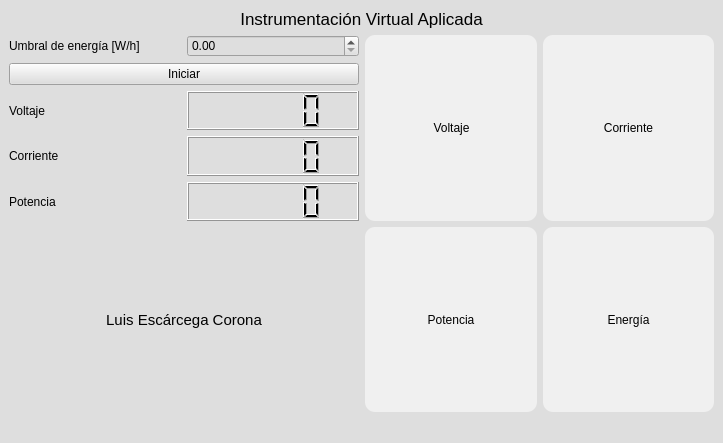
<?xml version="1.0" encoding="UTF-8"?>
<ui version="4.0">
 <class>MainWindow</class>
 <widget class="QMainWindow" name="MainWindow">
  <property name="windowModality">
   <enum>Qt::WindowModal</enum>
  </property>
  <property name="geometry">
   <rect>
    <x>0</x>
    <y>0</y>
    <width>723</width>
    <height>443</height>
   </rect>
  </property>
  <property name="windowTitle">
   <string>Proyecto Final - Medidor de Energía</string>
  </property>
  <property name="styleSheet">
   <string notr="true">background-color: rgb(222, 222, 222);</string>
  </property>
  <widget class="QWidget" name="centralwidget">
   <layout class="QGridLayout" name="gridLayout_2">
    <item row="0" column="0">
     <layout class="QVBoxLayout" name="verticalLayout_11">
      <item>
       <widget class="QLabel" name="label">
        <property name="font">
         <font>
          <pointsize>13</pointsize>
         </font>
        </property>
        <property name="accessibleName">
         <string>0</string>
        </property>
        <property name="layoutDirection">
         <enum>Qt::LeftToRight</enum>
        </property>
        <property name="text">
         <string>Instrumentación Virtual Aplicada</string>
        </property>
        <property name="textFormat">
         <enum>Qt::PlainText</enum>
        </property>
        <property name="alignment">
         <set>Qt::AlignCenter</set>
        </property>
       </widget>
      </item>
      <item>
       <layout class="QHBoxLayout" name="horizontalLayout_3">
        <item>
         <layout class="QVBoxLayout" name="verticalLayout_10">
          <item>
           <layout class="QVBoxLayout" name="verticalLayout_6">
            <item>
             <layout class="QHBoxLayout" name="horizontalLayout_2">
              <item>
               <layout class="QVBoxLayout" name="verticalLayout_5">
                <item>
                 <widget class="QLabel" name="label_4">
                  <property name="text">
                   <string>Umbral de energía [W/h]</string>
                  </property>
                 </widget>
                </item>
               </layout>
              </item>
              <item>
               <layout class="QVBoxLayout" name="verticalLayout_4">
                <item>
                 <widget class="QDoubleSpinBox" name="doubleSpinBox_umbral"/>
                </item>
               </layout>
              </item>
             </layout>
            </item>
            <item>
             <widget class="QPushButton" name="start">
              <property name="text">
               <string>Iniciar</string>
              </property>
             </widget>
            </item>
            <item>
             <layout class="QHBoxLayout" name="horizontalLayout">
              <item>
               <layout class="QVBoxLayout" name="verticalLayout_3">
                <item>
                 <widget class="QLabel" name="label_3">
                  <property name="text">
                   <string>Voltaje</string>
                  </property>
                 </widget>
                </item>
                <item>
                 <widget class="QLabel" name="label_5">
                  <property name="text">
                   <string>Corriente</string>
                  </property>
                 </widget>
                </item>
                <item>
                 <widget class="QLabel" name="label_6">
                  <property name="text">
                   <string>Potencia</string>
                  </property>
                 </widget>
                </item>
               </layout>
              </item>
              <item>
               <layout class="QVBoxLayout" name="verticalLayout_2">
                <item>
                 <widget class="QLCDNumber" name="lcd_voltaje"/>
                </item>
                <item>
                 <widget class="QLCDNumber" name="lcd_current"/>
                </item>
                <item>
                 <widget class="QLCDNumber" name="lcd_power"/>
                </item>
               </layout>
              </item>
             </layout>
            </item>
           </layout>
          </item>
          <item>
           <widget class="QLabel" name="label_7">
            <property name="font">
             <font>
              <pointsize>11</pointsize>
             </font>
            </property>
            <property name="text">
             <string>Luis Escárcega Corona</string>
            </property>
            <property name="alignment">
             <set>Qt::AlignCenter</set>
            </property>
           </widget>
          </item>
         </layout>
        </item>
        <item>
         <layout class="QGridLayout" name="gridLayout">
          <item row="0" column="0">
           <widget class="QFrame" name="frame">
            <property name="styleSheet">
             <string notr="true">background-color:rgb(240, 240, 240);
border-radius:10px;
</string>
            </property>
            <property name="frameShape">
             <enum>QFrame::StyledPanel</enum>
            </property>
            <property name="frameShadow">
             <enum>QFrame::Raised</enum>
            </property>
            <layout class="QVBoxLayout" name="verticalLayout" stretch="1,5">
             <property name="leftMargin">
              <number>10</number>
             </property>
             <item>
              <widget class="QLabel" name="label_8">
               <property name="text">
                <string>Voltaje</string>
               </property>
               <property name="alignment">
                <set>Qt::AlignCenter</set>
               </property>
              </widget>
             </item>
             <item>
              <layout class="QVBoxLayout" name="grafica_voltaje"/>
             </item>
            </layout>
           </widget>
          </item>
          <item row="0" column="1">
           <widget class="QFrame" name="frame_2">
            <property name="styleSheet">
             <string notr="true">background-color:rgb(240, 240, 240);
border-radius:10px;
</string>
            </property>
            <property name="frameShape">
             <enum>QFrame::StyledPanel</enum>
            </property>
            <property name="frameShadow">
             <enum>QFrame::Raised</enum>
            </property>
            <layout class="QVBoxLayout" name="verticalLayout_7" stretch="1,5">
             <item>
              <widget class="QLabel" name="label_12">
               <property name="text">
                <string>Corriente</string>
               </property>
               <property name="alignment">
                <set>Qt::AlignCenter</set>
               </property>
              </widget>
             </item>
             <item>
              <layout class="QVBoxLayout" name="grafica_corriente"/>
             </item>
            </layout>
           </widget>
          </item>
          <item row="1" column="0">
           <widget class="QFrame" name="frame_3">
            <property name="styleSheet">
             <string notr="true">background-color:rgb(240, 240, 240);
border-radius:10px;

</string>
            </property>
            <property name="frameShape">
             <enum>QFrame::StyledPanel</enum>
            </property>
            <property name="frameShadow">
             <enum>QFrame::Raised</enum>
            </property>
            <layout class="QVBoxLayout" name="verticalLayout_8" stretch="1,5">
             <item>
              <widget class="QLabel" name="label_9">
               <property name="text">
                <string>Potencia</string>
               </property>
               <property name="alignment">
                <set>Qt::AlignCenter</set>
               </property>
              </widget>
             </item>
             <item>
              <layout class="QVBoxLayout" name="grafica_potencia"/>
             </item>
            </layout>
           </widget>
          </item>
          <item row="1" column="1">
           <widget class="QFrame" name="frame_4">
            <property name="styleSheet">
             <string notr="true">background-color:rgb(240, 240, 240);
border-radius:10px;
</string>
            </property>
            <property name="frameShape">
             <enum>QFrame::StyledPanel</enum>
            </property>
            <property name="frameShadow">
             <enum>QFrame::Raised</enum>
            </property>
            <layout class="QVBoxLayout" name="verticalLayout_9" stretch="1,5">
             <item>
              <widget class="QLabel" name="label_10">
               <property name="text">
                <string>Energía</string>
               </property>
               <property name="alignment">
                <set>Qt::AlignCenter</set>
               </property>
              </widget>
             </item>
             <item>
              <layout class="QVBoxLayout" name="grafica_energia"/>
             </item>
            </layout>
           </widget>
          </item>
         </layout>
        </item>
       </layout>
      </item>
     </layout>
    </item>
   </layout>
  </widget>
  <widget class="QStatusBar" name="statusbar"/>
 </widget>
 <resources/>
 <connections/>
</ui>
